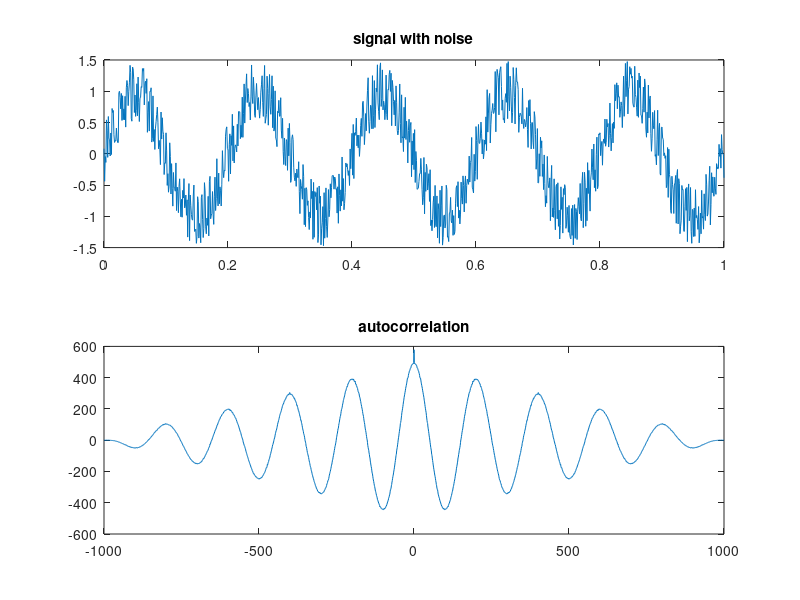

Write the MATLAB code that produced this figure. (Note: this script raises an error after producing the figure.)
clear all;
close all;
clc;

f=input('Enter frequency: ');
ts=0.001;
t=0:ts:1;
s=sin(2*pi*f*t);
n=(rand(size(t))-0.5);
x=s+n;
subplot(2,1,1);
plot(t,x);
title('signal with noise');
% autocorrelation to get frequency of unknown signal x
[y,lags]=xcorr(x,x);
subplot(2,1,2);
plot(lags,y);
title('autocorrelation');

%computing the frequency
h=findobj(gca,'type','line');
y1=h.YData;
x1=h.XData;
d=find(x1==0);
m=movmean(y1,25);
while (m(d)>=m(d+1))
    d=d+1;
end
while (m(d)<=m(d+1))
    d=d+1;
end
d=d-1-1/ts;
freq=1/(d*ts);
freq;

%extracting the periodic part
 Xw=abs(fft(x));
 Lw=zeros(size(t));
 Lw(1:round(freq):end)=1;
 subplot(3,1,1);
 stem(t,Xw);
 title('Fourier Transform of x')
 subplot(3,1,2);
 stem(t,Lw);
 title('Fourier Transform of periodic signal with same period of s')
 Yw=Lw.*Xw;
 subplot(3,1,3);
 stem(t,Yw);
 title('Fourier Transform of the output y after filtering')
 y=(ifft(abs(Yw)));
 subplot(2,1,1);
 plot(t,x);
 title('Signal with noise');
 subplot(2,1,2);
 plot(t,y);
 title('Signal after extracting noise');